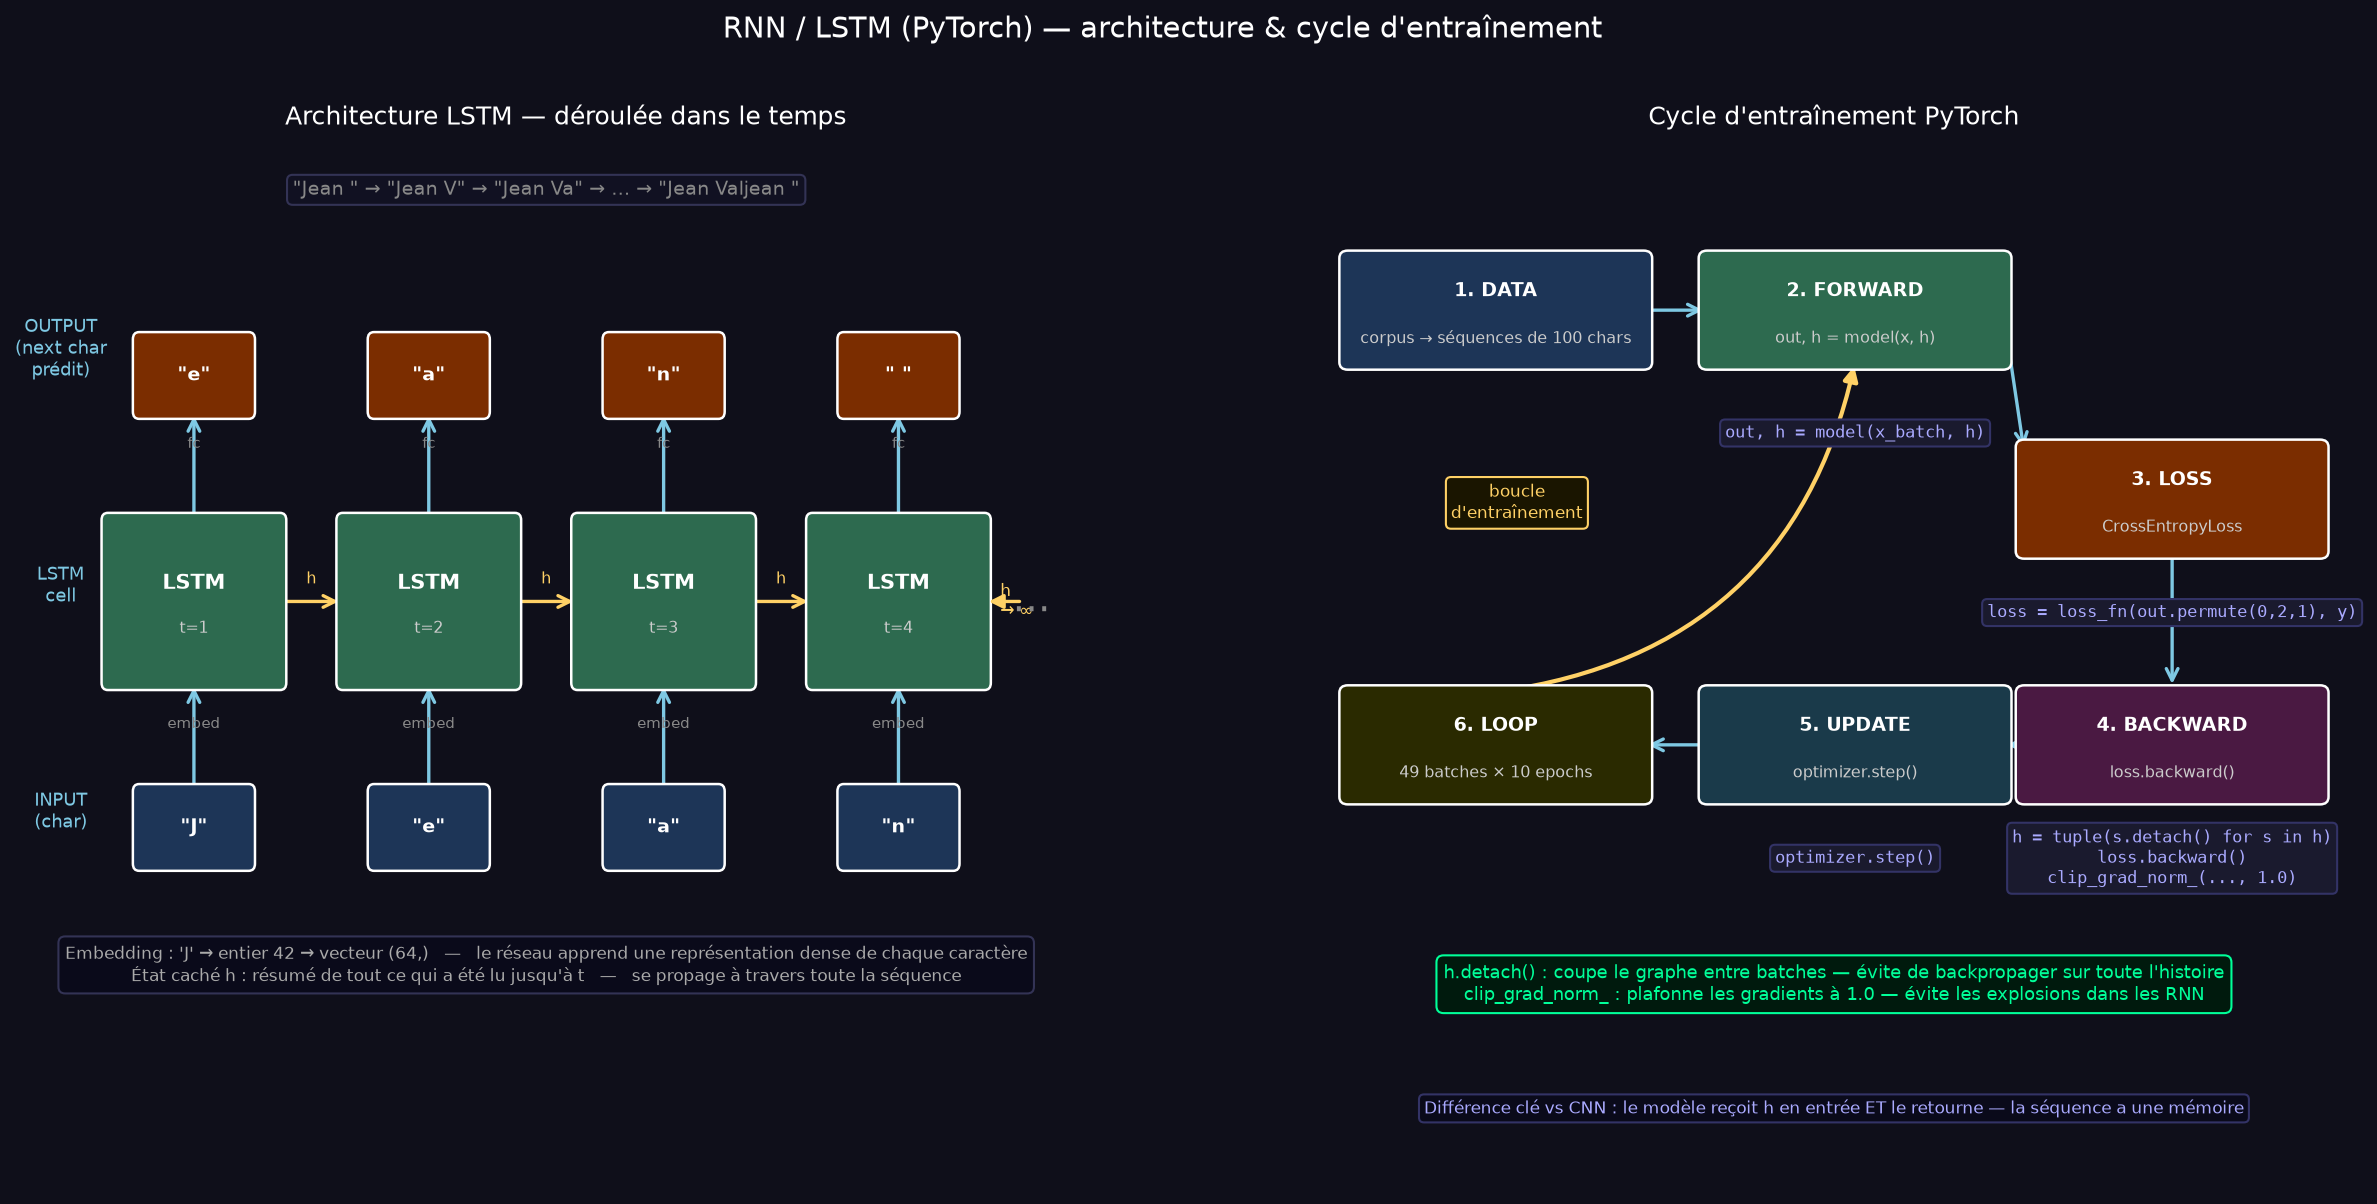

Here is the Python script that generated this plot:
"""
python diagram.py  ->  diagram.png
Diagramme technique : architecture RNN/LSTM + cycle d'entraînement.
"""
import os
import matplotlib.pyplot as plt
import matplotlib.patches as mpatches
import matplotlib.patheffects as pe

BG = "#0f0f1a"

fig, (ax_arch, ax_cycle) = plt.subplots(1, 2, figsize=(20, 9))
fig.patch.set_facecolor(BG)
fig.suptitle("RNN / LSTM (PyTorch) — architecture & cycle d'entraînement",
             color="white", fontsize=14)


# ─────────────────────────────────────────────
# HELPERS
# ─────────────────────────────────────────────
def box(ax, x, y, w, h, color, label, sublabel=None, fontsize=9):
    rect = mpatches.FancyBboxPatch((x - w/2, y - h/2), w, h,
                                   boxstyle="round,pad=0.08",
                                   facecolor=color, edgecolor="white", lw=1.2, zorder=3)
    ax.add_patch(rect)
    ax.text(x, y + (0.2 if sublabel else 0), label,
            ha="center", va="center", color="white",
            fontsize=fontsize, fontweight="bold", zorder=4)
    if sublabel:
        ax.text(x, y - 0.3, sublabel, ha="center", va="center",
                color="#cccccc", fontsize=7.5, zorder=4)

def arrow(ax, x1, y1, x2, y2, color="#7ec8e3", label=None, style="->"):
    ax.annotate("", xy=(x2, y2), xytext=(x1, y1),
                arrowprops=dict(arrowstyle=style, color=color, lw=1.6, mutation_scale=14),
                zorder=2)
    if label:
        mx, my = (x1+x2)/2, (y1+y2)/2
        ax.text(mx, my + 0.2, label, color=color, fontsize=7.5, ha="center", zorder=5)

def code(ax, x, y, txt, color="#aaaaff"):
    ax.text(x, y, txt, color=color, fontsize=8, ha="center", va="center",
            fontfamily="monospace", zorder=5,
            bbox=dict(boxstyle="round,pad=0.3", facecolor="#1a1a2e",
                      edgecolor="#333366", linewidth=1))


# ─────────────────────────────────────────────
# GAUCHE : Architecture LSTM déroulée dans le temps
# ─────────────────────────────────────────────
ax = ax_arch
ax.set_facecolor(BG)
ax.set_xlim(-0.5, 13)
ax.set_ylim(-1.5, 10)
ax.axis("off")
ax.set_title("Architecture LSTM — déroulée dans le temps", color="white", fontsize=12, pad=12)

# Titre étapes
ax.text(6.0, 9.5, "\"Jean \" → \"Jean V\" → \"Jean Va\" → … → \"Jean Valjean \"",
        ha="center", color="#888888", fontsize=9,
        bbox=dict(boxstyle="round,pad=0.3", facecolor="#111122", edgecolor="#333355", lw=1))

# 4 cellules LSTM déroulées
positions = [1.5, 4.5, 7.5, 10.5]
chars_in  = ['"J"', '"e"', '"a"', '"n"']
chars_out = ['"e"', '"a"', '"n"', '" "']

for i, (px, cin, cout) in enumerate(zip(positions, chars_in, chars_out)):
    # Cellule LSTM
    box(ax, px, 5.0, 2.2, 1.8, "#2d6a4f", "LSTM", f"t={i+1}", fontsize=10)

    # Input
    box(ax, px, 2.5, 1.4, 0.8, "#1d3557", cin)
    arrow(ax, px, 2.9, px, 4.1)

    # Embedding
    ax.text(px, 3.6, "embed", color="#888888", fontsize=7, ha="center")

    # Output → prédit le suivant
    box(ax, px, 7.5, 1.4, 0.8, "#7b2d00", cout)
    arrow(ax, px, 5.9, px, 7.1)
    ax.text(px, 6.7, "fc", color="#888888", fontsize=7, ha="center")

    # Flèche état caché h → cellule suivante
    if i < len(positions) - 1:
        arrow(ax, px + 1.1, 5.0, positions[i+1] - 1.1, 5.0, "#ffd166", "h")

# Légende état caché
ax.annotate("", xy=(10.5 + 1.1, 5.0), xytext=(10.5 + 1.6, 5.0),
            arrowprops=dict(arrowstyle="-|>", color="#ffd166", lw=1.6, mutation_scale=14))
ax.text(11.8, 5.0, "h\n→ ∞", color="#ffd166", fontsize=8, ha="left", va="center")

# Labels colonnes
ax.text(-0.2, 2.5, "INPUT\n(char)", color="#7ec8e3", fontsize=8.5, ha="center")
ax.text(-0.2, 7.5, "OUTPUT\n(next char\nprédit)", color="#7ec8e3", fontsize=8.5, ha="center")
ax.text(-0.2, 5.0, "LSTM\ncell", color="#7ec8e3", fontsize=8.5, ha="center")

# "..." à droite
ax.text(12.2, 5.0, "…", color="#888888", fontsize=18, ha="center", va="center")

# Embedding explanation
ax.text(6.0, 0.8,
        "Embedding : 'J' → entier 42 → vecteur (64,)   —   le réseau apprend une représentation dense de chaque caractère\n"
        "État caché h : résumé de tout ce qui a été lu jusqu'à t   —   se propage à travers toute la séquence",
        color="#aaaaaa", fontsize=8, ha="center",
        bbox=dict(boxstyle="round,pad=0.4", facecolor="#0a0a1a", edgecolor="#333355", lw=1))


# ─────────────────────────────────────────────
# DROITE : Cycle d'entraînement
# ─────────────────────────────────────────────
ax2 = ax_cycle
ax2.set_facecolor(BG)
ax2.set_xlim(0, 10)
ax2.set_ylim(-0.5, 10.5)
ax2.axis("off")
ax2.set_title("Cycle d'entraînement PyTorch", color="white", fontsize=12, pad=12)

box(ax2, 1.8, 8.8, 2.8, 1.1, "#1d3557",  "1. DATA",       "corpus → séquences de 100 chars")
box(ax2, 5.2, 8.8, 2.8, 1.1, "#2d6a4f",  "2. FORWARD",    "out, h = model(x, h)")
box(ax2, 8.2, 6.8, 2.8, 1.1, "#7b2d00",  "3. LOSS",       "CrossEntropyLoss")
box(ax2, 8.2, 4.2, 2.8, 1.1, "#4a1942",  "4. BACKWARD",   "loss.backward()")
box(ax2, 5.2, 4.2, 2.8, 1.1, "#1a3a4a",  "5. UPDATE",     "optimizer.step()")
box(ax2, 1.8, 4.2, 2.8, 1.1, "#2a2a00",  "6. LOOP",       "49 batches × 10 epochs")

code(ax2, 5.2, 7.5,  "out, h = model(x_batch, h)")
code(ax2, 8.2, 5.6,  "loss = loss_fn(out.permute(0,2,1), y)")
code(ax2, 8.2, 3.0,  "h = tuple(s.detach() for s in h)\nloss.backward()\nclip_grad_norm_(..., 1.0)")
code(ax2, 5.2, 3.0,  "optimizer.step()")

arrow(ax2, 3.2, 8.8, 3.8, 8.8)
arrow(ax2, 6.6, 8.8, 6.8, 7.3)
arrow(ax2, 8.2, 6.3, 8.2, 4.8)
arrow(ax2, 6.8, 4.2, 6.6, 4.2)
arrow(ax2, 3.8, 4.2, 3.2, 4.2)

ax2.annotate("", xy=(5.2, 8.25), xytext=(1.8, 4.76),
             arrowprops=dict(arrowstyle="-|>", color="#ffd166",
                             lw=2.0, mutation_scale=14,
                             connectionstyle="arc3,rad=0.35"), zorder=2)
ax2.text(2.0, 6.6, "boucle\nd'entraînement",
         color="#ffd166", fontsize=8, ha="center",
         bbox=dict(boxstyle="round,pad=0.3", facecolor="#1a1500", edgecolor="#ffd166"))

ax2.text(5.0, 1.5,
         "h.detach() : coupe le graphe entre batches — évite de backpropager sur toute l'histoire\n"
         "clip_grad_norm_ : plafonne les gradients à 1.0 — évite les explosions dans les RNN",
         color="#00ff99", fontsize=8.5, ha="center",
         bbox=dict(boxstyle="round,pad=0.4", facecolor="#001a0d", edgecolor="#00ff99", lw=1))

ax2.text(5.0, 0.3,
         "Différence clé vs CNN : le modèle reçoit h en entrée ET le retourne — la séquence a une mémoire",
         color="#aaaaff", fontsize=8, ha="center",
         bbox=dict(boxstyle="round,pad=0.3", facecolor="#0a0a1a", edgecolor="#333366", lw=1))


# ─────────────────────────────────────────────
# EXPORT
# ─────────────────────────────────────────────
out = os.path.join(os.path.dirname(__file__), "diagram.png")
fig.savefig(out, dpi=150, bbox_inches="tight", facecolor=BG)
print(f"Saved -> {out}")
